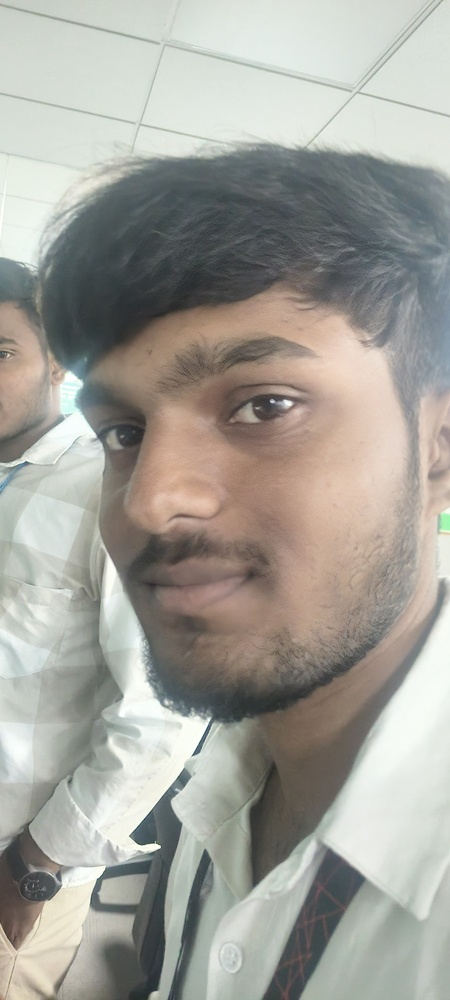
#> input picture source/EvidenX-V4.2.5.1/engine/IMG_20260206_154544.jpg, 450 x 1000 px, shrunk from 1844 x 4096 before the run
$ python -i frequency.py   (imports and definitions only)
#> lines starting #> are read from the running program, lines starting #| are printed output that depends on the picture; after the words box and inside, x2 and y2 are one past the last pixel; in counts of white or black regions, pixels touching at a corner belong together
"""
engine/frequency.py
====================
Frequency-domain forensic analysis using:
  1. FFT (Fast Fourier Transform) — detects GAN / diffusion spectral fingerprints
     that appear as periodic grid noise patterns in the power spectrum.
  2. DCT (Discrete Cosine Transform) block artifact analysis — detects
     double-JPEG-compression signatures (image splicing).

Returns
-------
score       : float  — combined forgery score in [0, 1]
fft_image   : str    — base64 PNG of the FFT power spectrum (log-scaled, colormapped)
dct_image   : str    — base64 PNG of the DCT block artifact map
"""
import cv2
import numpy as np
import base64
import io


# ── helpers ────────────────────────────────────────────────────────────────────
def _to_b64(img_bgr: np.ndarray) -> str:
    _, buf = cv2.imencode('.png', img_bgr)
    return base64.b64encode(buf).decode()


# ── 1. FFT Analysis ─────────────────────────────────────────────────────────────
def _fft_analysis(gray: np.ndarray):
    """
    Returns (score, fft_img_bgr)
    - score: fraction of high-frequency energy in the power spectrum.
    GAN images have unnatural high-freq spikes → higher score.
    """
    h, w = gray.shape

    # Zero-pad to next power of two for performance
    optimal_h = cv2.getOptimalDFTSize(h)
    optimal_w = cv2.getOptimalDFTSize(w)
    padded = np.zeros((optimal_h, optimal_w), dtype=np.float32)
    padded[:h, :w] = gray.astype(np.float32)

    # Compute FFT
    dft = np.fft.fft2(padded)
    dft_shift = np.fft.fftshift(dft)
    magnitude = np.abs(dft_shift)

    # Log-scale for display
    log_mag = np.log1p(magnitude)
    log_mag_norm = cv2.normalize(log_mag, None, 0, 255, cv2.NORM_MINMAX).astype(np.uint8)

    # Colormap
    fft_colored = cv2.applyColorMap(log_mag_norm, cv2.COLORMAP_MAGMA)

    # ── Score: ratio of high-frequency energy ────────────────────────────
    cy, cx = optimal_h // 2, optimal_w // 2
    # Low-frequency radius: inner 10% of the spectrum
    radius = int(min(cy, cx) * 0.10)

    # Create radial mask
    Y, X = np.ogrid[:optimal_h, :optimal_w]
    dist = np.sqrt((X - cx) ** 2 + (Y - cy) ** 2)
    low_freq_mask = dist <= radius

    total_energy  = np.sum(magnitude)
    low_f_energy  = np.sum(magnitude[low_freq_mask])
    high_f_energy = total_energy - low_f_energy

    # Natural photos concentrate energy in low-freq; GANs spray more energy
    high_f_ratio = high_f_energy / (total_energy + 1e-9)

    # Calibrate: natural photos ~0.92 high-freq (just normalisation), GANs deviate
    # We look for unnatural *spikes* instead: count pixels above 3-sigma threshold
    fft_flat = log_mag.flatten()
    threshold = np.mean(fft_flat) + 3 * np.std(fft_flat)
    spike_fraction = np.sum((log_mag > threshold) & ~low_freq_mask) / (optimal_h * optimal_w)

    # Final score: heavier weight on spike fraction
    fft_score = float(np.clip(spike_fraction * 6.0, 0.0, 1.0))

    return fft_score, fft_colored


# ── 2. DCT Block Artifact Analysis ─────────────────────────────────────────────
def _dct_analysis(gray: np.ndarray):
    """
    Returns (score, dct_img_bgr)
    Double-JPEG compression leaves a characteristic quantization grid at block
    boundaries (8×8 blocks). We compute the variance at block edges vs. interior.
    """
    h, w = gray.shape
    block = 8
    img_f = gray.astype(np.float32)

    # Compute horizontal and vertical edge maps
    diff_h = np.abs(np.diff(img_f, axis=1))   # (H, W-1)
    diff_v = np.abs(np.diff(img_f, axis=0))   # (H-1, W)

    # Mask for block-boundary columns (every 8th column)
    boundary_cols = np.zeros(w - 1, dtype=bool)
    boundary_cols[(np.arange(w - 1) + 1) % block == 0] = True
    boundary_rows = np.zeros(h - 1, dtype=bool)
    boundary_rows[(np.arange(h - 1) + 1) % block == 0] = True

    edge_var_h   = np.mean(diff_h[:, boundary_cols])
    inter_var_h  = np.mean(diff_h[:, ~boundary_cols])
    edge_var_v   = np.mean(diff_v[boundary_rows, :])
    inter_var_v  = np.mean(diff_v[~boundary_rows, :])

    # Periodicity ratio: >1 means block boundaries stand out (double compression)
    ratio_h = edge_var_h / (inter_var_h + 1e-9)
    ratio_v = edge_var_v / (inter_var_v + 1e-9)
    periodicity = (ratio_h + ratio_v) / 2.0

    # Score: 1.0 → ratio of 2.0 or above (heavy block artifact)
    dct_score = float(np.clip((periodicity - 1.0) / 1.5, 0.0, 1.0))

    # Visualization: build a block-artifact heat map
    # Mark block boundaries with a heat overlay
    artifact_map = np.zeros_like(gray, dtype=np.float32)
    for col in range(0, w, block):
        artifact_map[:, col] = diff_h.mean(axis=0)[min(col, w - 2)]
    for row in range(0, h, block):
        artifact_map[row, :] = diff_v.mean(axis=1)[min(row, h - 2)]

    norm_map = cv2.normalize(artifact_map, None, 0, 255, cv2.NORM_MINMAX).astype(np.uint8)
    dct_colored = cv2.applyColorMap(norm_map, cv2.COLORMAP_INFERNO)

    return dct_score, dct_colored


# ── Public API ──────────────────────────────────────────────────────────────────
def analyze_frequency(image_path: str):
    """
    Runs FFT + DCT analysis on an image file.

    Returns
    -------
    score      : float — combined frequency-domain forgery score (0–1)
    fft_b64    : str   — base64 PNG, FFT power spectrum
    dct_b64    : str   — base64 PNG, DCT block-artifact map
    """
#> called with image_path = 'IMG_20260206_154544.jpg'
    try:
        img = cv2.imread(image_path)
#> img is the input picture: shape (1000, 450, 3); mean B, G, R 154.4, 161.7, 163.3
        if img is None:
            raise ValueError(f"Cannot open image: {image_path}")

        gray = cv2.cvtColor(img, cv2.COLOR_BGR2GRAY)
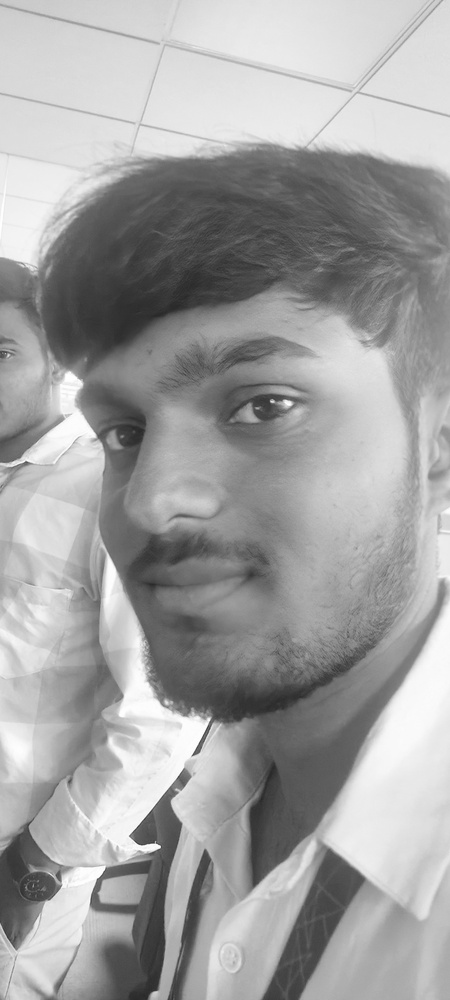
#> gray: shape (1000, 450); min 39, max 255, mean 161.4

        fft_score, fft_img = _fft_analysis(gray)
#> in _fft_analysis, `log_mag = np.log1p(magnitude)`:
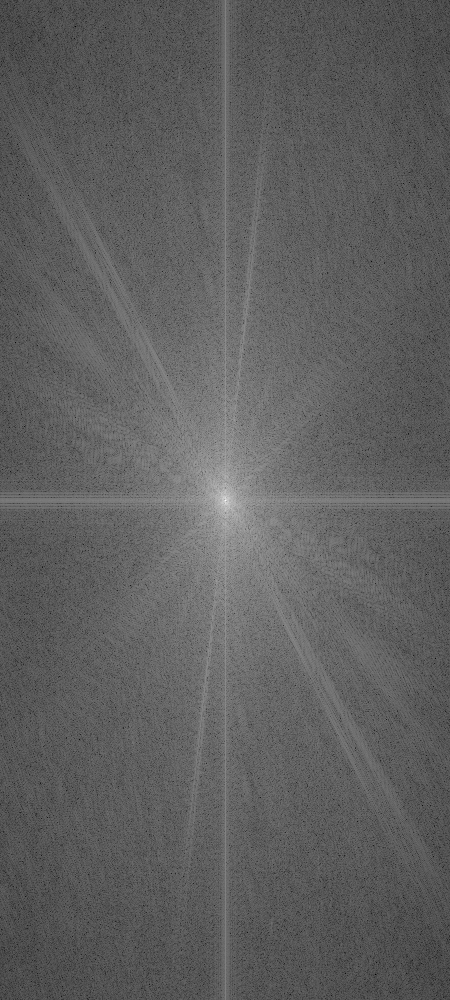
#> log_mag: shape (1000, 450) float64; min 1.13, max 18.1, mean 7.49; drawn with min black and max white
#> in _fft_analysis, `fft_colored = cv2.applyColorMap(log_mag_norm, cv2.COLORMAP_MAGMA)`:
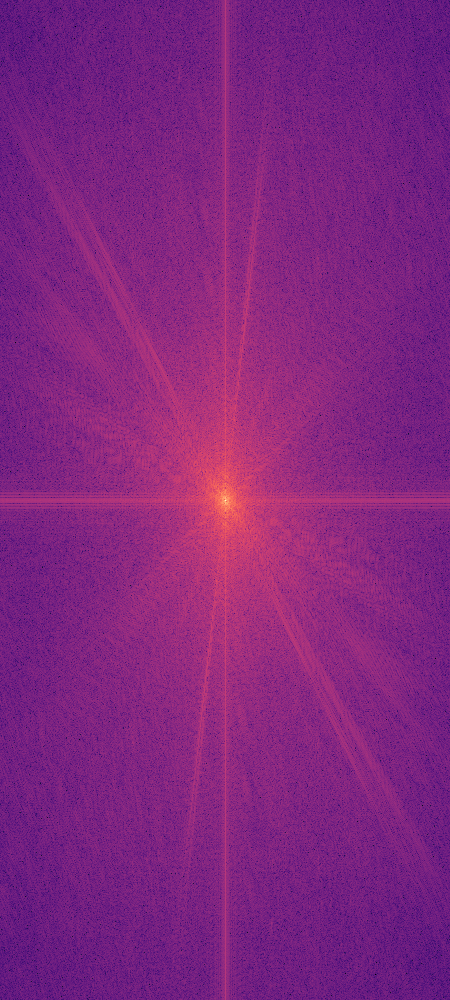
#> fft_colored: shape (1000, 450, 3); mean B, G, R 127.6, 37, 129.4
#> in _fft_analysis, `total_energy  = np.sum(magnitude)`: total_energy = 2.14e+09
#> in _fft_analysis, `low_f_energy  = np.sum(magnitude[low_freq_mask])`: low_f_energy = 540545162.3
#> in _fft_analysis, `high_f_energy = total_energy - low_f_energy`: high_f_energy = 1.6e+09
#> in _fft_analysis, `high_f_ratio = high_f_energy / (total_energy + 1e-9)`: high_f_ratio = 0.747
#> in _fft_analysis, `threshold = np.mean(fft_flat) + 3 * np.std(fft_flat)`: threshold = 10.82
#> in _fft_analysis, `spike_fraction = np.sum((log_mag > threshold) & ~low_freq_mask) / (opt..`: spike_fraction = 0.00535
#> in _fft_analysis, `fft_score = float(np.clip(spike_fraction * 6.0, 0.0, 1.0))`: fft_score = 0.0321
#> fft_score = 0.0321
        dct_score, dct_img = _dct_analysis(gray)
#> in _dct_analysis, `diff_h = np.abs(np.diff(img_f, axis=1))`:
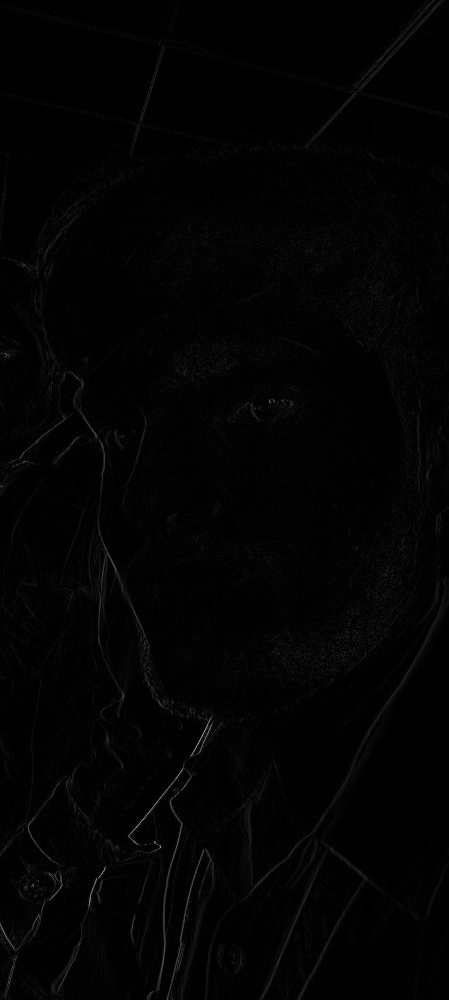
#> diff_h: shape (1000, 449) float32; min 0, max 155, mean 2.9
#> in _dct_analysis, `edge_var_h   = np.mean(diff_h[:, boundary_cols])`: edge_var_h = 3.05
#> in _dct_analysis, `inter_var_h  = np.mean(diff_h[:, ~boundary_cols])`: inter_var_h = 2.88
#> in _dct_analysis, `edge_var_v   = np.mean(diff_v[boundary_rows, :])`: edge_var_v = 3.05
#> in _dct_analysis, `inter_var_v  = np.mean(diff_v[~boundary_rows, :])`: inter_var_v = 2.85
#> in _dct_analysis, `ratio_h = edge_var_h / (inter_var_h + 1e-9)`: ratio_h = 1.06
#> in _dct_analysis, `ratio_v = edge_var_v / (inter_var_v + 1e-9)`: ratio_v = 1.07
#> in _dct_analysis, `periodicity = (ratio_h + ratio_v) / 2.0`: periodicity = 1.06
#> in _dct_analysis, `dct_score = float(np.clip((periodicity - 1.0) / 1.5, 0.0, 1.0))`: dct_score = 0.0429
#> after the loop in _dct_analysis, `for col in range(0, w, block):`:
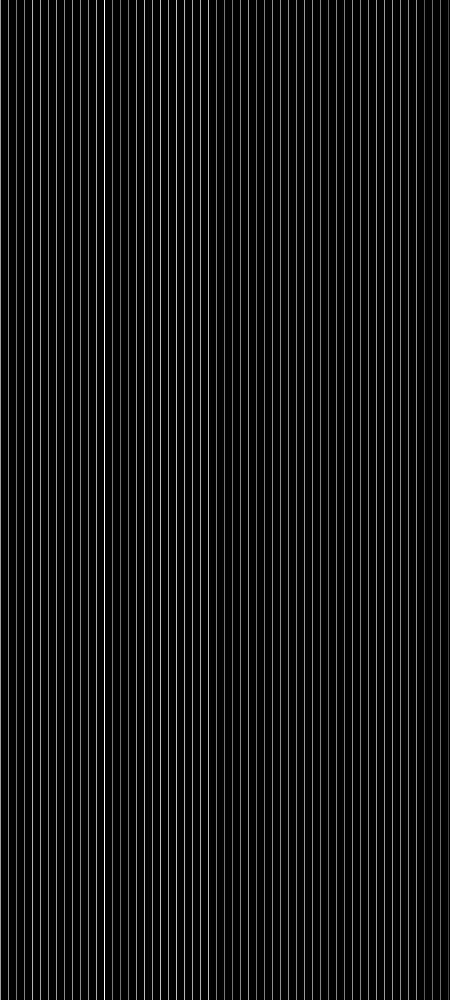
#> artifact_map: shape (1000, 450) float32; min 0, max 4.97, mean 0.365; drawn with min black and max white
#> after the loop in _dct_analysis, `for row in range(0, h, block):`:
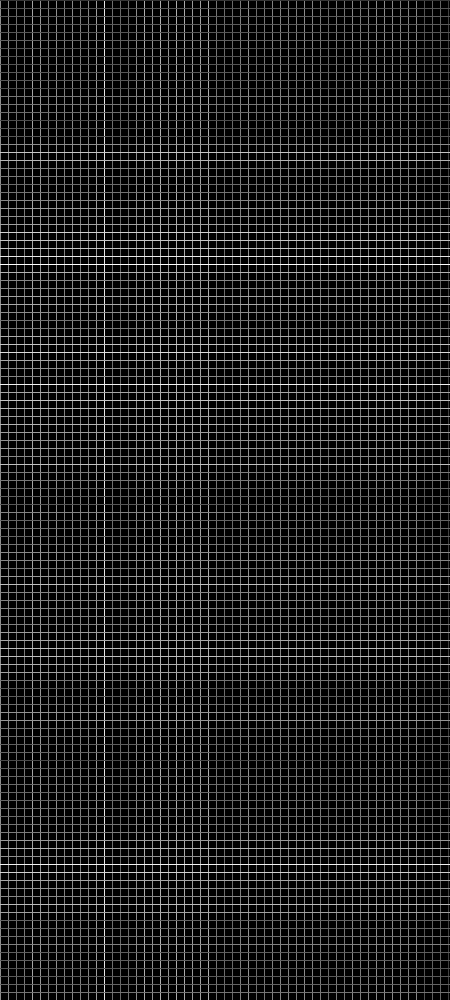
#> artifact_map: shape (1000, 450) float32; 12.5% of pixels changed, all inside (x1, y1, x2, y2) = (0, 0, 450, 993); drawn with min black and max white
#> in _dct_analysis, `dct_colored = cv2.applyColorMap(norm_map, cv2.COLORMAP_INFERNO)`:
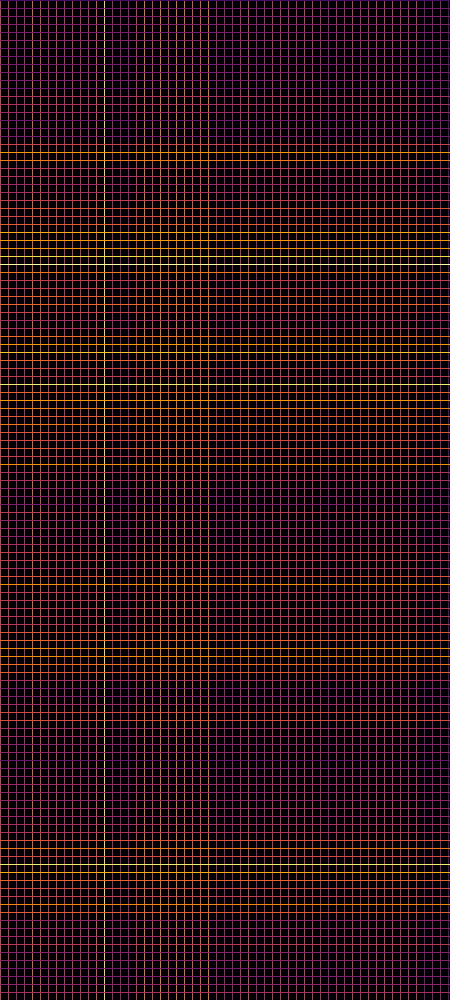
#> dct_colored: shape (1000, 450, 3); mean B, G, R 21.3, 16.1, 44.3
#> dct_score = 0.0429

        # Weighted combined score
        combined = fft_score * 0.55 + dct_score * 0.45
#> combined = 0.037

        return float(np.clip(combined, 0.0, 1.0)), _to_b64(fft_img), _to_b64(dct_img)

    except Exception as e:
        print(f"Frequency Analysis Error: {e}")
        return 0.0, "", ""

>>> result = analyze_frequency('IMG_20260206_154544.jpg')
